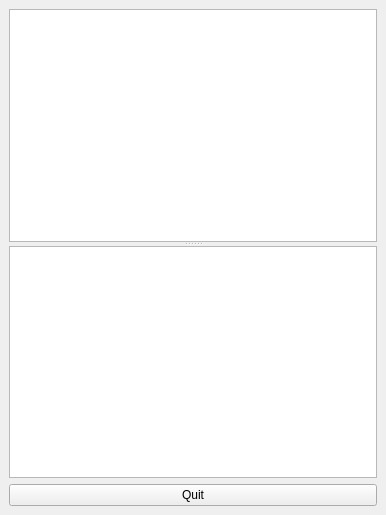
<?xml version="1.0" encoding="UTF-8"?>
<ui version="4.0">
 <class>SelectionPasteWindow</class>
 <widget class="QMainWindow" name="SelectionPasteWindow">
  <property name="geometry">
   <rect>
    <x>0</x>
    <y>0</y>
    <width>386</width>
    <height>515</height>
   </rect>
  </property>
  <property name="windowTitle">
   <string>MainWindow</string>
  </property>
  <widget class="QWidget" name="centralwidget">
   <layout class="QVBoxLayout" name="layout">
    <item>
     <widget class="QSplitter" name="splitter">
      <property name="orientation">
       <enum>Qt::Vertical</enum>
      </property>
      <property name="childrenCollapsible">
       <bool>false</bool>
      </property>
      <widget class="QTextBrowser" name="previewBrowser"/>
      <widget class="DetailView" name="listView"/>
     </widget>
    </item>
    <item>
     <widget class="QPushButton" name="quitButton">
      <property name="text">
       <string>Quit</string>
      </property>
     </widget>
    </item>
   </layout>
  </widget>
 </widget>
 <customwidgets>
  <customwidget>
   <class>DetailView</class>
   <extends>QListView</extends>
   <header>ui/detailview.h</header>
  </customwidget>
 </customwidgets>
 <resources/>
 <connections/>
</ui>
